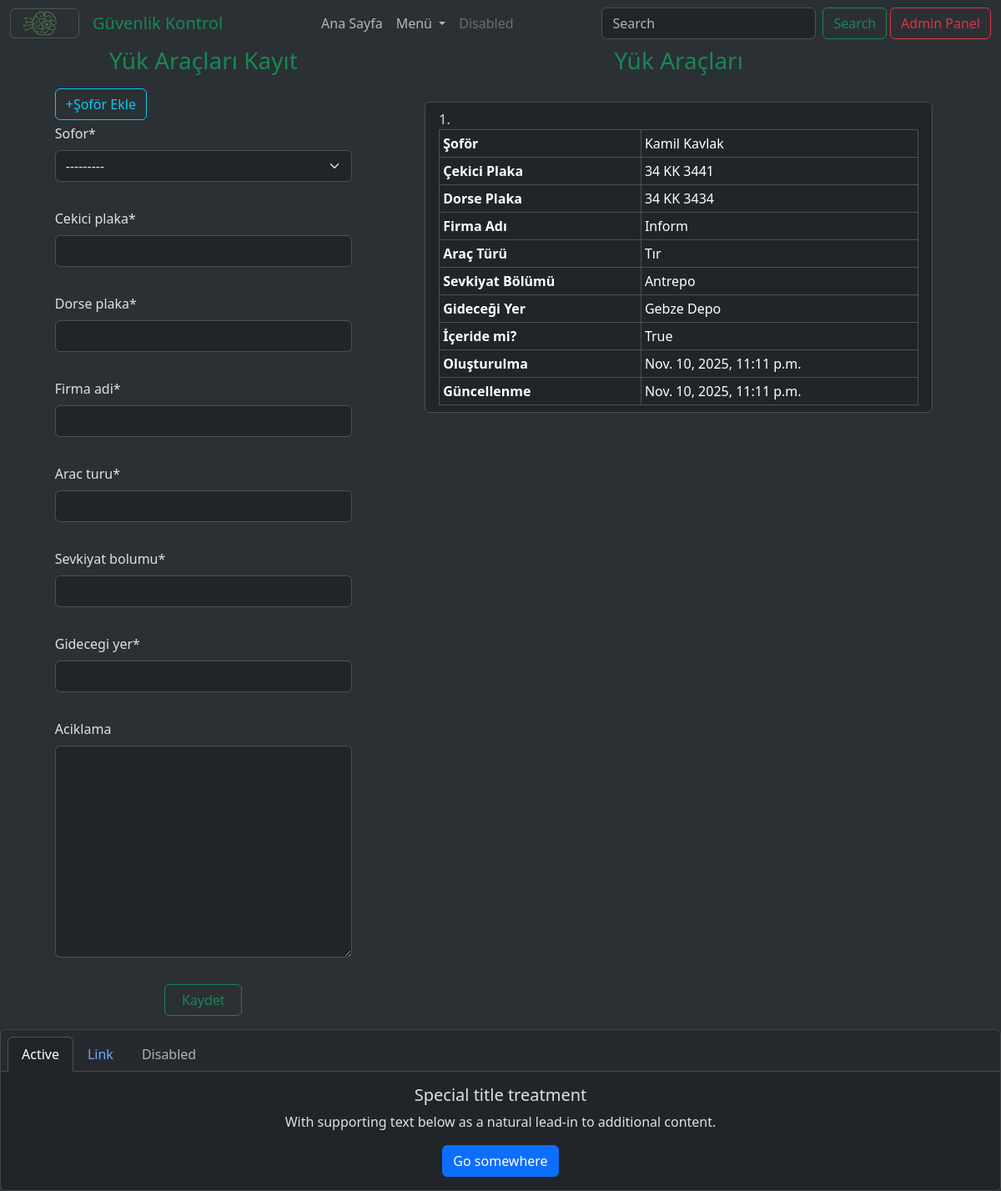
Page /securitycontrol/yuk-arac/ (signed in) on the committed database.
### fotoblog/models.py (models this page shows)
class PageLogo(models.Model):
    img = models.FileField(upload_to="page_logo/")

### securityControl/models.py (models this page shows)
class yuk_arac(models.Model):
  sofor = models.ForeignKey(Ziyaretci,
                            on_delete=models.CASCADE,
                            null=False,
                            blank=False)
  cekici_plaka = models.CharField(max_length=100,
                                  null=False,
                                  blank=False,
                                  unique=True)
  dorse_plaka = models.CharField(max_length=100,
                                 null=False,
                                 blank=False,
                                 unique=True)
  firma_adi = models.CharField(max_length=100, null=False, blank=False)
  arac_turu = models.CharField(max_length=100, null=False, blank=False)
  sevkiyat_bolumu = models.CharField(max_length=100, null=False, blank=False)
  gidecegi_yer = models.CharField(max_length=100, null=False, blank=False)
  aciklama = models.TextField(blank=True, null=True)
  is_inside = models.BooleanField(default=True)
  created_at = models.DateTimeField(auto_now_add=True)
  updated_at = models.DateTimeField(auto_now=True)

class BaseModel(models.Model):
  first_name = models.CharField(max_length=100, null=False, blank=False)
  last_name = models.CharField(max_length=100, null=False, blank=False)
  tc_kimlik_no = models.CharField(max_length=11,
                                  null=False,
                                  blank=False,
                                  unique=True,
                                  validators=[tc_validator])
  class Meta:
    abstract = True

class Ziyaretci(BaseModel):
  def __str__(self):
    return f'{self.first_name} {self.last_name}'

### securityControl/views.py (the view, shortened to what this page needs)
# urls.py: path("", page_views, name="home_views"),
@login_required (login_url='/login/')
def page_views(request, page_slug=None, location=None):
    page = None
    sc_pages = None
    title = None
    if page_slug:
        if page_slug == "ziyaretci":
            return ziyaretci_views(request, page_slug, location)
        if page_slug == "taseron":
            return taseron_views(request, page_slug, location)
        if page_slug == "yuk-arac":
            return yuk_arac_views(request, page_slug, location)
        if page_slug == "havuz-arac":
            return havuz_arac_views(request, page_slug)
        else:
            page = get_object_or_404(Page, slug=page_slug, is_active=True)
            title = page.title

### securityControl/forms/forms.py
class yukAracForm(forms.ModelForm):
    class Meta:
        model = yuk_arac
        fields = "__all__"
        exclude = ["is_inside", "is_outside"]

class ZiyaretciForm(forms.ModelForm):
    class Meta:
        model = Ziyaretci
        fields = "__all__"

### fotoblog/context_processor/global_db.py (called while the page is built)
def nav_fb_pages(request):
    if request.user.is_authenticated:
        if request.user.is_superuser:
            fb_pages = Page.objects.filter(is_active=True)
        elif request.user.is_active:
            fb_pages = Page.objects.filter(is_active=True).exclude(
                slug="add-page")
        else:
            fb_pages = Page.objects.filter(
                slug__in=["home", "contact", "vision", "favorites"],
                is_active=True).order_by("id")
    else:
        fb_pages = Page.objects.filter(slug__in=["home", "contact", "vision"],
                                    is_active=True).order_by("id")
    return dict(g_fb_pages=fb_pages, )

def global_logo(request):
    page_logo = PageLogo.objects.all().first()
    return dict(page_logo=page_logo, )

### securityControl/context_processor/global_db.py (called while the page is built)
def global_sc_pages(request):
  g_sc_pages = Page.objects.filter(is_active=True)
  context = dict(sc_pages=g_sc_pages, )
  return context

### securityControl/templates/sc_pages/sec-home-views.html
{% extends 'core/sc_base.html' %}
{% block content %}
<div class="container border-success min-vh-100">
    {% if page_slug == None %}
        {% include 'components/home-layout.html' with location=page_slug %}
    {% elif page_slug == "ziyaretci" %}
        <div>
            {% include 'components/ziyaretci-layout.html' with location=page_slug %}
        </div>
    {% elif page_slug == "taseron" %}
        <div>
            {% include 'components/taseron-layout.html' with location=page_slug %}
        </div>
    {% elif page_slug == "yuk-arac" %}
        <div>
            {% include 'components/yuk-arac-layout.html' with location=page_slug %}
        </div>
    {% elif page_slug == "havuz-arac" %}
        <div>
            {% include 'components/havuz-arac-layout.html' with location=page_slug %}
        </div>
    {% else %}
    <h1>{{ page_title }}</h1>
    {% endif %}
</div>
{% include 'components/footer.html' %}
{% endblock content %}

### securityControl/templates/components/sc_navbar.html (shortened to what this page needs)
<nav class="navbar navbar-expand-lg bg-body-tertiary">
  <div class="container-fluid">
    <a class="navbar-brand m-0 me-3 p-0 btn btn-outline-secondary opacity-50" href="{% url 'fotoblog:home_views' %}">
      <img src="{{ page_logo.img.url }}" class="m-0 me-1 p-0" style="width:77px;height:33px;" alt=""></a>
    <a class="navbar-brand text-success" href="/securitycontrol/">Güvenlik Kontrol</a>
    <div class="collapse navbar-collapse gap-1" id="navbarSupportedContent">
      <ul class="navbar-nav ms-auto me-auto mb-2 mb-lg-0">
        <li class="nav-item">
          <a class="nav-link" aria-current="page" href="/securitycontrol/">Ana Sayfa</a>
        </li>
        <li class="nav-item dropdown">
          <a class="nav-link dropdown-toggle" href="#" role="button" data-bs-toggle="dropdown" aria-expanded="false">
            Menü
          </a>
        </li>
        <li class="nav-item">
          <a class="nav-link disabled" aria-disabled="true">Disabled</a>
        </li>
      </ul>
      <form class="d-flex" role="search">
        <input class="form-control me-2" type="search" placeholder="Search" aria-label="Search"/>
        <button class="btn btn-outline-success" type="submit">Search</button>
      </form>
        <a href="/admin/" target="_blank" class="btn btn-outline-danger" type="submit">Admin Panel</a>
    </div>
  </div>
</nav>

### securityControl/templates/components/yuk-arac-layout.html (shortened to what this page needs)
<div class="row d-flex justify-content-around">
  <div class="col-12 col-md-4 d-flex flex-column align-items-center">
  <h3 class="text-center text-success mb-3">Yük Araçları Kayıt</h3>
    <div class="w-100">
      <button class="btn btn-outline-info mb-1" type="button" data-bs-toggle="offcanvas" data-bs-target="#offcanvasScrolling" aria-controls="offcanvasScrolling">+Şoför Ekle</button>
        <form action="" method="post" class="row flex-column mb-3 g-3">
          {% load crispy_forms_tags %}
          {{ yuk_arac_form|crispy }}
          <button class="btn btn-outline-success w-25 mx-auto" type="submit">Kaydet</button>
        </form>
    </div>
  </div>
  <div class="col-12 col-md-7 d-flex flex-column align-items-center">
    <h3 class="text-center text-success mb-3">Yük Araçları</h3>
    <div class="w-100 p-3">
      <ul class="list-group list-group-numbered overflow-auto" style="max-height:80vh;">
        {% if yuk_araclari %}
          {% for yuk_araci in yuk_araclari %}
        <li class="list-group-item mb-1"><div class="table-responsive">
            <table class="table table-bordered table-sm mb-0">
              <tbody>
                <tr>
                  <th>Şoför</th>
                  <td>{{ yuk_araci.sofor.first_name }} {{ yuk_araci.sofor.last_name }}</td>
                </tr>
                <tr>
                  <th>Çekici Plaka</th>
                  <td>{{ yuk_araci.cekici_plaka }}</td>
                </tr>
                <tr>
                  <th>Dorse Plaka</th>
                  <td>{{ yuk_araci.dorse_plaka }}</td>
                </tr>
                <tr>
                  <th>Firma Adı</th>
                  <td>{{ yuk_araci.firma_adi }}</td>
                </tr>
                <tr>
                  <th>Araç Türü</th>
                  <td>{{ yuk_araci.arac_turu }}</td>
                </tr>
                <tr>
                  <th>Sevkiyat Bölümü</th>
                  <td>{{ yuk_araci.sevkiyat_bolumu }}</td>
                </tr>
                <tr>
                  <th>Gideceği Yer</th>
                  <td>{{ yuk_araci.gidecegi_yer }}</td>
                </tr>
                <tr>
                  <th>İçeride mi?</th>
                  <td>{{ yuk_araci.is_inside }}</td>
                </tr>
                <tr>
                  <th>Oluşturulma</th>
                  <td>{{ yuk_araci.created_at }}</td>
                </tr>
                <tr>
                  <th>Güncellenme</th>
                  <td>{{ yuk_araci.updated_at }}</td>
                </tr>
              </tbody>
            </table>
          </div></li>
          {% endfor %}
        {% else %}
        <li class="list-group-item">Kayıt yok!</li>
        {% endif %}
      </ul>
    </div>
  </div>
</div>

### rows in the picture
PageLogo: img (picture)
yuk_arac: sofor.first_name "Kamil", sofor.last_name "Kavlak", cekici_plaka "34 KK 3441", dorse_plaka "34 KK 3434", firma_adi "Inform", arac_turu "Tır", sevkiyat_bolumu "Antrepo", gidecegi_yer "Gebze Depo", is_inside "True", created_at "Nov. 10, 2025, 11:11 p.m.", updated_at "Nov. 10, 2025, 11:11 p.m."
